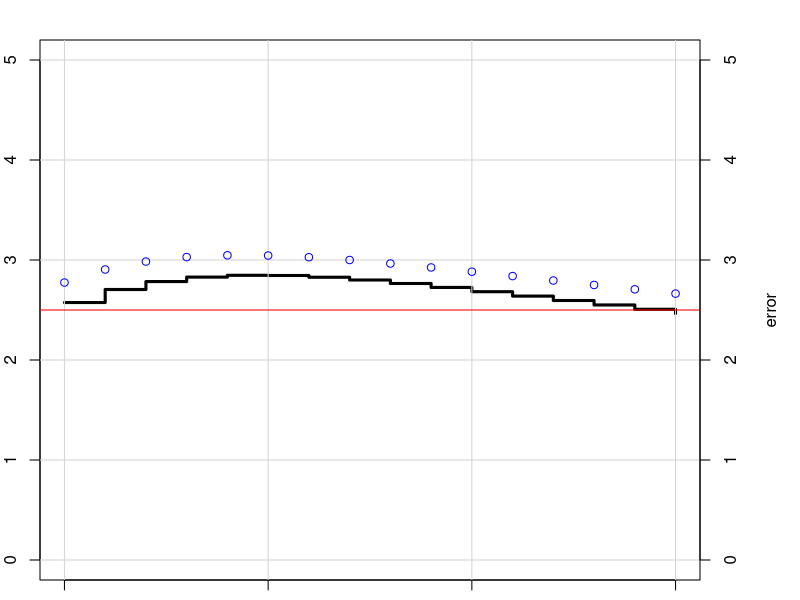

The R script that drew this image:
N <- 20;
Nrange <- seq(5,N,by=1)
area=rep(0,N)
I_anal <- -0.2
for(n in Nrange){
  x <- seq (-20,10,len=n)
  dx <- x[2]-x[1]
  f <- (1/(2*pi*n)^(1/2))*exp(((-1/2)*((x-3)^2))/(2*(n^2)))
  
  area[n] <- dx*(sum(f[2:(n-1)])+(f[1]+f[n])/2)
}
err <- area-I_anal
txt <- sprintf("el resultado de la suma de rima es =%5.3e para n=%d rectangles \n",area[n],n)
cat(txt)
par(mar=c(1,2,2,5))
plot(Nrange, area[Nrange],type ="s",lwd=3,ylim=c(0,5), xlab="n",ylab="area")
grid(lty=1);
abline (h=2.5,col="red")
par(new =T)
plot(Nrange,err[Nrange],col="blue",axes=F,xlab=NA,ylab=NA,ylim=c(0,5))
axis(side=4);
mtext(text="error",sid=4,line=3)